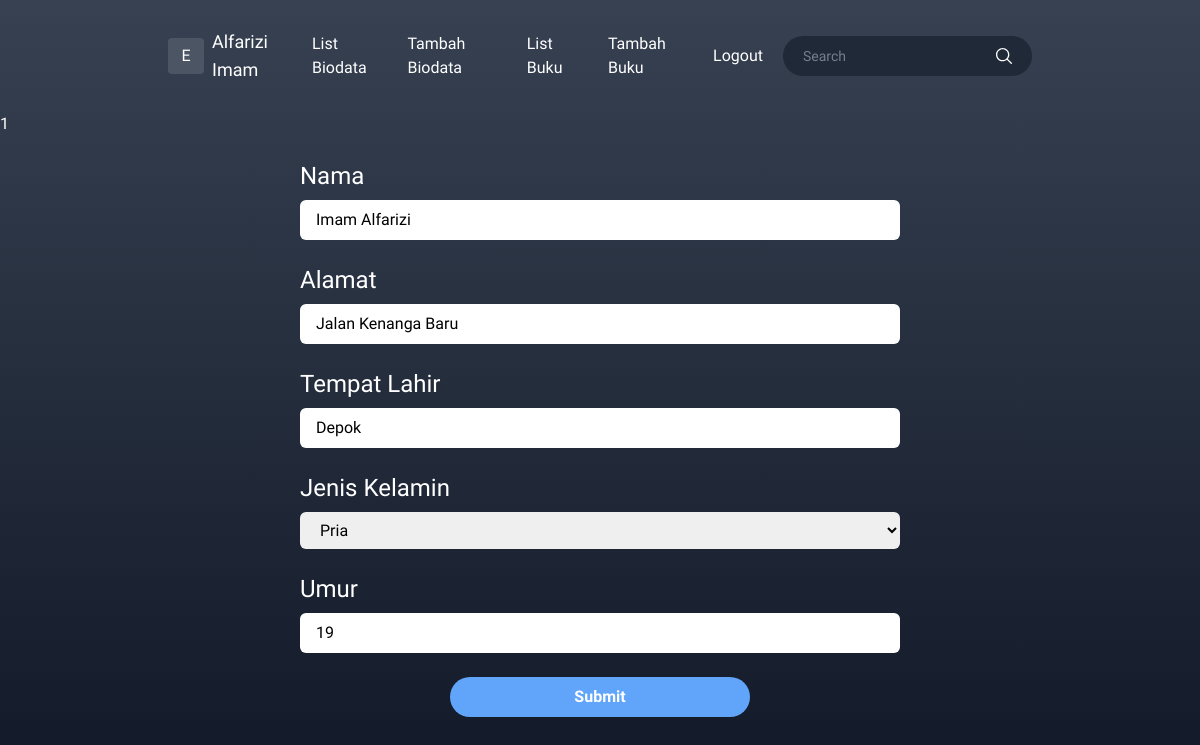
The app's page /edit-biodata.php?id=1 (signed in) with its own data.
### tables this page shows
CREATE TABLE `biodata` (
  `id` int(11) NOT NULL,
  `nama` varchar(255) NOT NULL,
  `alamat` text NOT NULL,
  `tempat_lahir` varchar(255) NOT NULL,
  `gender` enum('pria','wanita') NOT NULL,
  `umur` int(2) NOT NULL
);

### edit-biodata.php (the view, shortened to what this page needs)
<?php
require_once __DIR__ . '/db-config.php';
if (isset($_SESSION['id']) && isset($_SESSION['email'])) :
  $id = $_GET['id'];
  $sql = "SELECT * FROM biodata WHERE id = ?";
  $statement = $connection->prepare($sql);
  $statement->execute([$id]);
  if ($row = $statement->fetch()) {
    $nama = $row['nama'];
    $alamat = $row['alamat'];
    $tempat_lahir = $row['tempat_lahir'];
    $umur = $row['umur'];
  }
?>
  <!DOCTYPE html>
  <html lang="en">
  <head>
    <script src="https://cdn.tailwindcss.com"></script>
  </head>
  <body>
    <div class="h-screen overflow-y-scroll bg-primary text-white">
      <?= require_once __DIR__ . '/layout/header.php' ?>
      <form action="./check/check-edit-biodata.php" method="POST">
        <div class="w-6/12 flex flex-wrap items-center justify-center mx-auto space-y-6">
          <div class="w-full">
            <label for="nama" class="block text-2xl mb-2">Nama</label>
            <input type="text" id='nama' name='nama' value="<?= $nama ?>" class="w-full p-2 px-4 text-black rounded-md focus:outline-cyan-500 placeholder:text-sm" placeholder="Masukkan Nama">
          </div>
          <div class="w-full">
            <label for="alamat" class="block text-2xl mb-2">Alamat</label>
            <input type="text" id='alamat' name='alamat' value="<?= $alamat ?>" class="w-full p-2 px-4 text-black rounded-md focus:outline-cyan-500 placeholder:text-sm" placeholder="Masukkan Alamat">
          </div>
          <div class="w-full">
            <label for="tempat_lahir" class="block text-2xl mb-2">Tempat Lahir</label>
            <input type="text" id='tempat_lahir' name='tempat_lahir' value="<?= $tempat_lahir ?>" class="w-full p-2 px-4 text-black rounded-md focus:outline-cyan-500 placeholder:text-sm" placeholder="Masukkan Tempat Lahir">
          </div>
          <div class="w-full">
            <label for="gender" class="block text-2xl mb-2">Jenis Kelamin</label>
            <select name="gender" value="<?= $id ?>" id="gender" class="w-full p-2 px-4 text-black rounded-md focus:outline-cyan-500 placeholder:text-sm">
              <option value="pria">Pria</option>
            </select>
          </div>
          <div class="w-full">
            <label for="umur" class="block text-2xl mb-2">Umur</label>
            <input type="number" id='umur' name='umur' value="<?= $umur ?>" class="w-full p-2 px-4 text-black rounded-md focus:outline-cyan-500 placeholder:text-sm" placeholder="Masukkan umur">
          </div>
          <div class="w-6/12">
            <button class="border bg-blue-400 hover:bg-blue-300 w-full rounded-full border-none py-2 mb-3 font-bold" type='submit'>Submit</button>
          </div>
        </div>
      </form>
    </div>
  </body>
  </html>
<?php
else :
  header("Location: login.php");
  exit();
endif;
?>

### edit-biodata.php (style rules this page uses)
* { font-family: 'Patrick Hand', cursive; }
.bg-primary { background: linear-gradient(180deg, #374151 0%, #111827 100%) no-repeat; }

### records on screen
biodata: nama "Imam Alfarizi", alamat "Jalan Kenanga Baru", tempat_lahir "Depok", umur "19"

### other values on screen
$_SESSION['name'] "Alfarizi Imam"
require_once __DIR__ . '/layout/header.php' "1"
